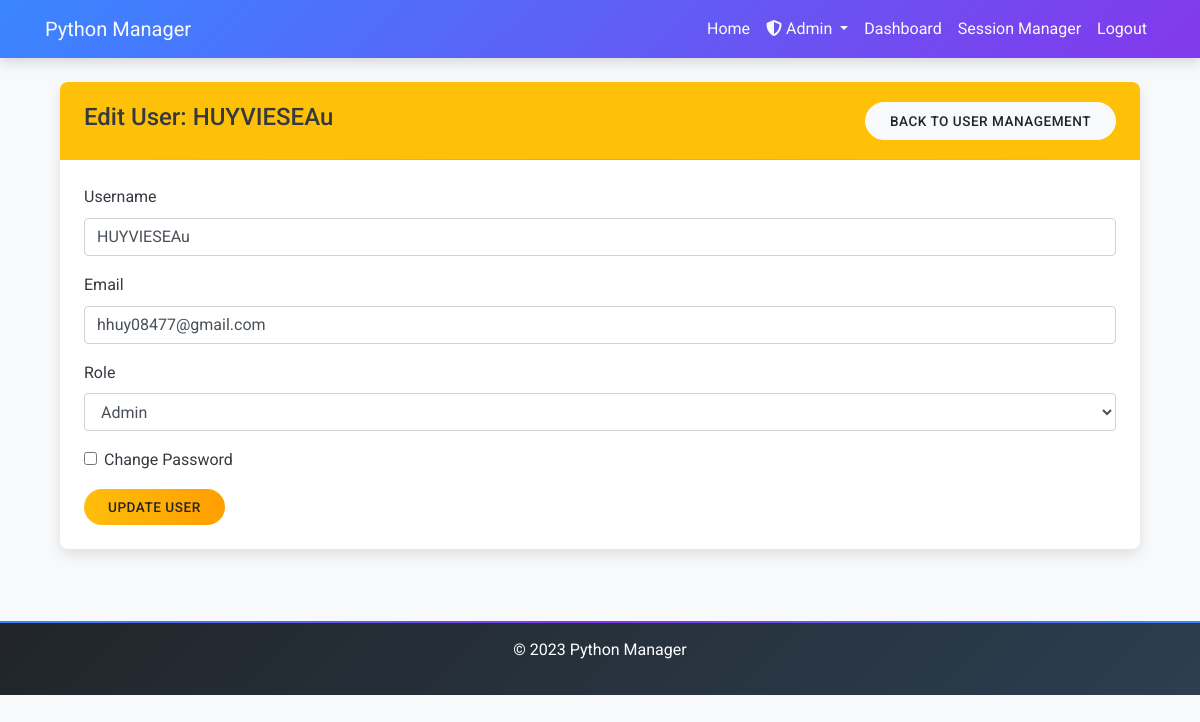
Page /admin/edit-user/2 (signed in) on the committed database.
### models.py (models this page shows, shortened)
class User(UserMixin, db.Model):
    id = db.Column(db.Integer, primary_key=True)
    username = db.Column(db.String(80), unique=True, nullable=False)
    email = db.Column(db.String(120), unique=True, nullable=False)
    password_hash = db.Column(db.String(256))
    role = db.Column(db.String(20), default='user')  # 'admin_manager', 'admin', or 'user'
    created_at = db.Column(db.DateTime, default=datetime.utcnow)
    def is_admin(self):
        return self.role in ['admin', 'admin_manager']
    def is_admin_manager(self):
        return self.role == 'admin_manager'

### app.py (the view, shortened to what this page needs)
@app.route('/admin/edit-user/<int:user_id>', methods=['GET', 'POST'])
@login_required
@admin_required
def edit_user(user_id):
    user = User.query.get_or_404(user_id)
    form = UserEditForm(original_username=user.username, original_email=user.email)
    form.username.data = user.username
    form.email.data = user.email
    form.role.data = user.role
    return render_template('admin/edit_user.html', form=form, user=user)

### forms.py (shortened to what this page needs)
class UserEditForm(FlaskForm):
    username = StringField('Username', validators=[DataRequired(), Length(min=3, max=20)])
    email = StringField('Email', validators=[DataRequired(), Email()])
    role = SelectField('Role', choices=[
        ('user', 'User'),
        ('admin', 'Admin'),
        ('admin_manager', 'Admin Manager')
    ])
    submit = SubmitField('Update User')
    def __init__(self, original_username, original_email, *args, **kwargs):
        super(UserEditForm, self).__init__(*args, **kwargs)
        self.original_username = original_username
        self.original_email = original_email

### app.py (called while the page is built)
@login_manager.user_loader
def load_user(id):
    return User.query.get(int(id))

### templates/admin/edit_user.html (shortened to what this page needs)
{% extends "index.html" %}
{% block content %}
<div class="container">
    <div class="row">
        <div class="col-md-12">
            <div class="card">
                <div class="card-header bg-warning text-dark d-flex justify-content-between align-items-center">
                    <h4>Edit User: {{ user.username }}</h4>
                    <a href="{{ url_for('admin_users') }}" class="btn btn-light btn-sm">Back to User Management</a>
                </div>
                <div class="card-body">
                    <form method="POST">
                        <div class="form-group">
                            <label for="username">Username</label>
                            {{ form.username(class="form-control") }}
                        </div>
                        <div class="form-group">
                            <label for="email">Email</label>
                            {{ form.email(class="form-control") }}
                        </div>
                        <div class="form-group">
                            <label for="role">Role</label>
                            {{ form.role(class="form-control") }}
                        </div>
                        <div class="form-check mb-3">
                            <input class="form-check-input" type="checkbox" id="change_password" name="change_password" onchange="togglePasswordFields()">
                            <label class="form-check-label" for="change_password">
                                Change Password
                            </label>
                        </div>
                        <button type="submit" class="btn btn-warning">Update User</button>
                    </form>
                </div>
            </div>
        </div>
    </div>
</div>
{% endblock %}

### static/css/base.css (style rules this page uses)
:root { --primary-color: #3a86ff; --secondary-color: #8338ec; --accent-color: #3a0ca3; --success-color: #38b000; --warning-color: #ffbe0b; --danger-color: #ff006e; --light-bg: #f8f9fa; --dark-bg: #212529; --text-color: #343a40; --text-light: #f8f9fa; --border-radius: 8px; --box-shadow: 0 6px 14px rgba(0, 0, 0, 0.1); --transition: all 0.3s cubic-bezier(0.25, 0.8, 0.25, 1); }
body { font-family: 'Roboto', sans-serif; background-color: var(--light-bg); color: var(--text-color); line-height: 1.6; position: relative; overflow-x: hidden; }
.card { margin-bottom: 24px; border: none; border-radius: var(--border-radius); box-shadow: var(--box-shadow); transition: var(--transition); overflow: hidden; background: #ffffff; position: relative; }
.card-header { font-weight: 500; border-bottom: none; padding: 1.25rem 1.5rem; position: relative; z-index: 1; }
.card-header:after { content: ''; position: absolute; bottom: 0; left: 0; width: 100%; height: 1px; background: linear-gradient(to right, transparent, rgba(0, 0, 0, 0.1), transparent); }
.card-body { padding: 1.5rem; }
.btn { border-radius: 50px; padding: 0.5rem 1.5rem; transition: var(--transition); font-weight: 500; text-transform: uppercase; font-size: 0.85rem; letter-spacing: 0.5px; position: relative; overflow: hidden; }
.btn:after { content: ''; position: absolute; top: 0; left: -100%; width: 100%; height: 100%; background: rgba(255, 255, 255, 0.2); transform: skewX(-20deg); transition: all 0.6s ease; }
.btn-warning { background: linear-gradient(to right, #ffbe0b, #ff9e00); border: none; }

### rows in the picture
User: username "HUYVIESEAu", email "hhuy08477@gmail.com", role "Admin"
